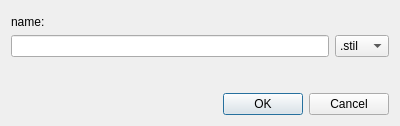
<?xml version="1.0" encoding="UTF-8"?>
<ui version="4.0">
 <class>Dialog</class>
 <widget class="QDialog" name="Dialog">
  <property name="geometry">
   <rect>
    <x>0</x>
    <y>0</y>
    <width>400</width>
    <height>126</height>
   </rect>
  </property>
  <property name="windowTitle">
   <string>Dialog</string>
  </property>
  <layout class="QGridLayout" name="gridLayout_2">
   <item row="0" column="0">
    <layout class="QGridLayout" name="gridLayout">
     <item row="3" column="0">
      <spacer name="verticalSpacer">
       <property name="orientation">
        <enum>Qt::Vertical</enum>
       </property>
       <property name="sizeHint" stdset="0">
        <size>
         <width>20</width>
         <height>40</height>
        </size>
       </property>
      </spacer>
     </item>
     <item row="2" column="1">
      <widget class="QComboBox" name="fileType">
       <item>
        <property name="text">
         <string>.stil</string>
        </property>
       </item>
       <item>
        <property name="text">
         <string>.wav</string>
        </property>
       </item>
      </widget>
     </item>
     <item row="0" column="0">
      <spacer name="verticalSpacer_2">
       <property name="orientation">
        <enum>Qt::Vertical</enum>
       </property>
       <property name="sizeHint" stdset="0">
        <size>
         <width>20</width>
         <height>40</height>
        </size>
       </property>
      </spacer>
     </item>
     <item row="2" column="0">
      <widget class="QLineEdit" name="fileName"/>
     </item>
     <item row="1" column="0">
      <widget class="QLabel" name="fileNameLabel">
       <property name="text">
        <string>name:</string>
       </property>
      </widget>
     </item>
    </layout>
   </item>
   <item row="2" column="0">
    <widget class="QDialogButtonBox" name="buttonBox">
     <property name="orientation">
      <enum>Qt::Horizontal</enum>
     </property>
     <property name="standardButtons">
      <set>QDialogButtonBox::Cancel|QDialogButtonBox::Ok</set>
     </property>
    </widget>
   </item>
   <item row="1" column="0">
    <widget class="QLabel" name="feedback">
     <property name="minimumSize">
      <size>
       <width>0</width>
       <height>20</height>
      </size>
     </property>
     <property name="text">
      <string/>
     </property>
     <property name="alignment">
      <set>Qt::AlignCenter</set>
     </property>
    </widget>
   </item>
  </layout>
 </widget>
 <resources/>
 <connections>
  <connection>
   <sender>buttonBox</sender>
   <signal>accepted()</signal>
   <receiver>Dialog</receiver>
   <slot>accept()</slot>
   <hints>
    <hint type="sourcelabel">
     <x>248</x>
     <y>254</y>
    </hint>
    <hint type="destinationlabel">
     <x>157</x>
     <y>274</y>
    </hint>
   </hints>
  </connection>
  <connection>
   <sender>buttonBox</sender>
   <signal>rejected()</signal>
   <receiver>Dialog</receiver>
   <slot>reject()</slot>
   <hints>
    <hint type="sourcelabel">
     <x>316</x>
     <y>260</y>
    </hint>
    <hint type="destinationlabel">
     <x>286</x>
     <y>274</y>
    </hint>
   </hints>
  </connection>
 </connections>
</ui>
